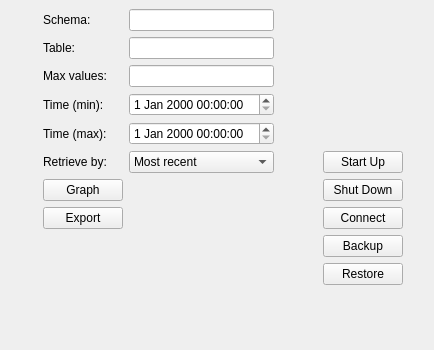
<?xml version="1.0" encoding="UTF-8"?>
<!-- Generated with Qt Designer -->
<ui version="4.0">
 <class>MainWindow</class>
 <widget class="QMainWindow" name="MainWindow">
  <property name="geometry">
   <rect>
    <x>0</x>
    <y>0</y>
    <width>434</width>
    <height>350</height>
   </rect>
  </property>
  <property name="sizePolicy">
   <sizepolicy hsizetype="Fixed" vsizetype="Fixed">
    <horstretch>0</horstretch>
    <verstretch>0</verstretch>
   </sizepolicy>
  </property>
  <property name="minimumSize">
   <size>
    <width>434</width>
    <height>350</height>
   </size>
  </property>
  <property name="maximumSize">
   <size>
    <width>434</width>
    <height>350</height>
   </size>
  </property>
  <property name="sizeIncrement">
   <size>
    <width>434</width>
    <height>282</height>
   </size>
  </property>
  <property name="windowTitle">
   <string>Database Tools</string>
  </property>
  <widget class="QWidget" name="centralwidget">
   <property name="sizePolicy">
    <sizepolicy hsizetype="Fixed" vsizetype="Fixed">
     <horstretch>0</horstretch>
     <verstretch>0</verstretch>
    </sizepolicy>
   </property>
   <property name="minimumSize">
    <size>
     <width>0</width>
     <height>320</height>
    </size>
   </property>
   <widget class="QWidget" name="horizontalLayoutWidget">
    <property name="geometry">
     <rect>
      <x>0</x>
      <y>0</y>
      <width>444</width>
      <height>436</height>
     </rect>
    </property>
    <layout class="QHBoxLayout" name="horizontalLayout_2">
     <property name="spacing">
      <number>0</number>
     </property>
     <item>
      <widget class="QFrame" name="frame">
       <property name="sizePolicy">
        <sizepolicy hsizetype="Fixed" vsizetype="Minimum">
         <horstretch>0</horstretch>
         <verstretch>0</verstretch>
        </sizepolicy>
       </property>
       <property name="frameShape">
        <enum>QFrame::Box</enum>
       </property>
       <property name="frameShadow">
        <enum>QFrame::Plain</enum>
       </property>
       <property name="lineWidth">
        <number>0</number>
       </property>
       <layout class="QFormLayout" name="formLayout">
        <item row="0" column="0">
         <widget class="QLabel" name="label">
          <property name="text">
           <string>Schema:</string>
          </property>
         </widget>
        </item>
        <item row="0" column="1">
         <widget class="QLineEdit" name="schema"/>
        </item>
        <item row="2" column="0">
         <widget class="QLabel" name="label_2">
          <property name="text">
           <string>Table:</string>
          </property>
         </widget>
        </item>
        <item row="2" column="1">
         <widget class="QLineEdit" name="table"/>
        </item>
        <item row="6" column="0">
         <widget class="QLabel" name="label_5">
          <property name="text">
           <string>Time (min):</string>
          </property>
         </widget>
        </item>
        <item row="6" column="1">
         <widget class="QDateTimeEdit" name="time_min"/>
        </item>
        <item row="7" column="0">
         <widget class="QLabel" name="label_7">
          <property name="text">
           <string>Time (max):</string>
          </property>
         </widget>
        </item>
        <item row="7" column="1">
         <widget class="QDateTimeEdit" name="time_max"/>
        </item>
        <item row="8" column="0">
         <widget class="QLabel" name="label_3">
          <property name="text">
           <string>Retrieve by:</string>
          </property>
         </widget>
        </item>
        <item row="8" column="1">
         <widget class="QComboBox" name="retrieve_by">
          <item>
           <property name="text">
            <string>Most recent</string>
           </property>
          </item>
          <item>
           <property name="text">
            <string>Date</string>
           </property>
          </item>
         </widget>
        </item>
        <item row="10" column="0">
         <widget class="QPushButton" name="graph">
          <property name="text">
           <string>Graph</string>
          </property>
         </widget>
        </item>
        <item row="11" column="0">
         <widget class="QPushButton" name="export_2">
          <property name="text">
           <string>Export</string>
          </property>
         </widget>
        </item>
        <item row="3" column="0">
         <widget class="QLabel" name="label_6">
          <property name="text">
           <string>Max values:</string>
          </property>
         </widget>
        </item>
        <item row="3" column="1">
         <widget class="QLineEdit" name="max_values"/>
        </item>
       </layout>
      </widget>
     </item>
     <item>
      <widget class="QFrame" name="frame_2">
       <property name="sizePolicy">
        <sizepolicy hsizetype="Fixed" vsizetype="Fixed">
         <horstretch>0</horstretch>
         <verstretch>0</verstretch>
        </sizepolicy>
       </property>
       <property name="frameShape">
        <enum>QFrame::NoFrame</enum>
       </property>
       <property name="frameShadow">
        <enum>QFrame::Plain</enum>
       </property>
       <layout class="QVBoxLayout" name="verticalLayout">
        <property name="spacing">
         <number>6</number>
        </property>
        <property name="leftMargin">
         <number>6</number>
        </property>
        <property name="rightMargin">
         <number>6</number>
        </property>
        <item>
         <widget class="QPushButton" name="start_up">
          <property name="text">
           <string>Start Up</string>
          </property>
         </widget>
        </item>
        <item>
         <widget class="QPushButton" name="shut_down">
          <property name="text">
           <string>Shut Down</string>
          </property>
         </widget>
        </item>
        <item>
         <widget class="QPushButton" name="connect">
          <property name="text">
           <string>Connect</string>
          </property>
         </widget>
        </item>
        <item>
         <widget class="QPushButton" name="backup">
          <property name="text">
           <string>Backup</string>
          </property>
         </widget>
        </item>
        <item>
         <widget class="QPushButton" name="restore">
          <property name="text">
           <string>Restore</string>
          </property>
         </widget>
        </item>
       </layout>
      </widget>
     </item>
    </layout>
   </widget>
  </widget>
  <widget class="QMenuBar" name="menubar">
   <property name="geometry">
    <rect>
     <x>0</x>
     <y>0</y>
     <width>434</width>
     <height>21</height>
    </rect>
   </property>
  </widget>
 </widget>
 <resources/>
 <connections/>
</ui>
